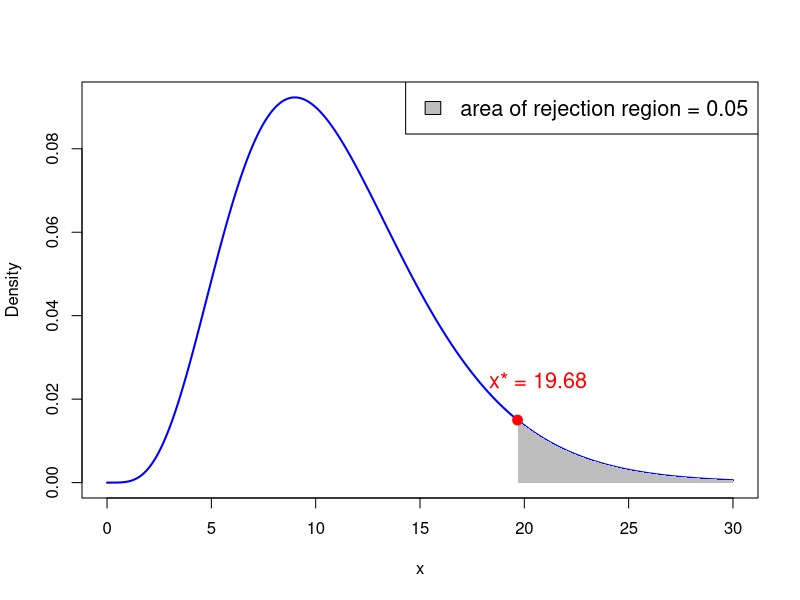

Reproduce this figure in R.
## ---- chunk 1
# Degrees of freedom
df <- 11

# Values for x-axis
x <- seq(0, 30, length.out = 1000)  # Adjust the range according to chi-squared distribution

# Calculate PDF of chi-squared distribution
pdf <- dchisq(x, df)

# Plot PDF
plot(x, pdf, type = "l", col = "blue", lwd = 2, xlab = "x", ylab = "Density")


# Shade area where p-value > 0.95
x_fill_right <- x[x >= qchisq(0.95, df)]
y_fill_right <- pdf[x >= qchisq(0.95, df)]
polygon(c(x_fill_right, rev(x_fill_right)), c(y_fill_right, rep(0, length(y_fill_right))), col = "gray", border = NA)

# Add critical value for 0.95 quantile
x_star <- qchisq(0.95, df)
points(x_star, dchisq(x_star, df), col = "red", pch = 19, cex = 1.3)

# Add text above x_star containing its value
text(x_star * 1.05, dchisq(x_star, df) * 1.35, paste("x* =", round(x_star, 2)), pos = 3, col = "red", cex = 1.3)

# Add legend
legend("topright", legend = c("area of rejection region = 0.05"), fill = "gray", cex = 1.3)

## ---- chunk 2
#| echo: true

# Probability woman exceeds 180cm in height
# P(X > 180) = 1 - P(X <= 180)

1 - pnorm(180, mean = 163, sd = 8)
## ---- chunk 3
#| echo: true

# The upper 10th percentile for women height, that is,
# height q such that P(X <= q) = 0.9

qnorm(0.90, mean = 163, sd = 8)
## ---- chunk 4
#| echo: true

# Value of pdf at 163

dnorm(163, mean = 163, sd = 8)
## ---- chunk 5
#| echo: true

# Generate random sample of size 5

rnorm(5, mean = 163, sd = 8)
## ---- chunk 6
#| echo: true

# Find the top 1/(3.5 billion) quantile

p = 1 - 1 / (3.5e9)
qnorm(p, mean = 163, sd = 8)
## ---- chunk 7
#| echo: true
# Compute 0.95 quantile for chi-squared with 11 degrees of freedom

quantile <- qchisq(0.95, df = 11)

cat("The 0.95 quantile for chi-squared with df = 11 is", quantile)
## ---- chunk 8
# Enter Consumer Expectation and Consumer Spending data
CE <- c(66, 53, 62, 61, 78, 72, 65, 64, 61, 50, 55, 51)
CS <- c(72, 55, 69, 65, 82, 77, 72, 78, 77, 75, 77, 77)

# Compute difference
difference <- CE - CS

# Compute sample size
n <- length(difference)

# Enter null hypothesis
sigma_0 <- 1

# Compute sample variance
s <- var(difference)

# Compute chi-squared statistic
chi_squared <- (n - 1) * s / sigma_0 ^ 2

# Compute p-value
p_value <- 1 - pchisq(chi_squared, df = n - 1)

# Print p-value
cat("The p-value for one-sided variance test is", p_value)
## ---- chunk 9
# Enter Wages data in 2 vectors using function c()

mathematicians <- c(36, 40, 46, 54, 57, 58, 59, 60, 62, 63)
accountants <- c(37, 37, 42, 44, 46, 48, 54, 56, 59, 60, 60, 64, 64)


# Perform two-sample t-test with null hypothesis mu_X = mu_Y
# Specify that populations have same variance
# Store result of t.test in answer

answer <- t.test(mathematicians, accountants, var.equal = TRUE)


# Print answer
print(answer)
## ---- chunk 10
# Enter Wages data in 2 vectors using function c()

mathematicians <- c(36, 40, 46, 54, 57, 58, 59, 60, 62, 63)
accountants <- c(37, 37, 42, 44, 46, 48, 54, 56, 59, 60, 60, 64, 64)


# Perform two-sample t-test with null hypothesis mu_X = mu_Y
# Specify that populations have same variance
# Store result of t.test in answer

answer <- t.test(mathematicians, accountants, var.equal = TRUE)


# Print answer
print(answer)
## ---- chunk 11
# Enter Wages data in 2 vectors using function c()

mathematicians <- c(36, 40, 46, 54, 57, 58, 59, 60, 62, 63)
accountants <- c(37, 37, 42, 44, 46, 48, 54, 56, 59, 60, 60, 64, 64)


# Perform two-sample t-test with null hypothesis mu_X = mu_Y
# Specify that populations have same variance
# Store result of t.test in answer

answer <- t.test(mathematicians, accountants, var.equal = TRUE)


# Print answer
print(answer)
## ---- chunk 12
# Enter Wages data in 2 vectors using function c()

mathematicians <- c(36, 40, 46, 54, 57, 58, 59, 60, 62, 63)
accountants <- c(37, 37, 42, 44, 46, 48, 54, 56, 59, 60, 60, 64, 64)


# Perform two-sample t-test with null hypothesis mu_X = mu_Y
# Specify that populations have same variance
# Store result of t.test in answer

answer <- t.test(mathematicians, accountants, var.equal = TRUE)


# Print answer
print(answer)
## ---- chunk 13
# Enter Wages data in 2 vectors using function c()

mathematicians <- c(36, 40, 46, 54, 57, 58, 59, 60, 62, 63)
accountants <- c(37, 37, 42, 44, 46, 48, 54, 56, 59, 60, 60, 64, 64)


# Perform two-sample t-test with null hypothesis mu_X = mu_Y
# Specify that populations have same variance
# Store result of t.test in answer

answer <- t.test(mathematicians, accountants, var.equal = TRUE)


# Print answer
print(answer)
## ---- chunk 14
# Enter Wages data in 2 vectors using function c()

mathematicians <- c(36, 40, 46, 54, 57, 58, 59, 60, 62, 63)
accountants <- c(37, 37, 42, 44, 46, 48, 54, 56, 59, 60, 60, 64, 64)


# Perform two-sample t-test with null hypothesis mu_X = mu_Y
# Specify that populations have same variance
# Store result of t.test in answer

answer <- t.test(mathematicians, accountants, var.equal = TRUE)


# Print answer
print(answer)
## ---- chunk 15
# Enter Wages data in 2 vectors using function c()

mathematicians <- c(36, 40, 46, 54, 57, 58, 59, 60, 62, 63)
accountants <- c(37, 37, 42, 44, 46, 48, 54, 56, 59, 60, 60, 64, 64)


# Perform Welch two-sample t-test with null hypothesis mu_X = mu_Y
# Store result of t.test in answer

answer <- t.test(mathematicians, accountants)


# Print answer
print(answer)
## ---- chunk 16
# Enter Wages data in 2 vectors using function c()

mathematicians <- c(36, 40, 46, 54, 57, 58, 59, 60, 62, 63)
accountants <- c(37, 37, 42, 44, 46, 48, 54, 56, 59, 60, 60, 64, 64)


# Perform Welch two-sample t-test with null hypothesis mu_X = mu_Y
# Store result of t.test in answer

answer <- t.test(mathematicians, accountants)


# Print answer
print(answer)
## ---- chunk 17
# Enter Wages data in 2 vectors using function c()

mathematicians <- c(36, 40, 46, 54, 57, 58, 59, 60, 62, 63)
accountants <- c(37, 37, 42, 44, 46, 48, 54, 56, 59, 60, 60, 64, 64)


# Perform Welch two-sample t-test with null hypothesis mu_X = mu_Y
# Store result of t.test in answer

answer <- t.test(mathematicians, accountants)


# Print answer
print(answer)
